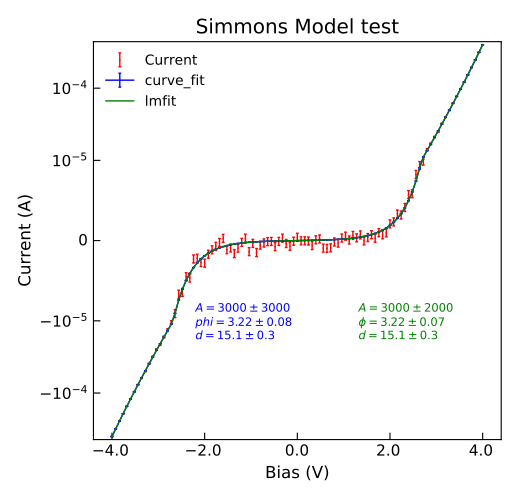

Reproduce this figure in Python.
"""Example of nDimArrhenius Fit."""
# pylint: disable=invalid-name
from numpy import linspace, ones_like
from numpy.random import normal

from Stoner import Data
from Stoner.analysis.fitting.models.tunnelling import simmons, Simmons
# Make some data
V = linspace(-4, 4, 101)
I = simmons(V, 2500, 3.2, 15.0) + normal(size=len(V), scale=5e-7)
dI = ones_like(V) * 500e-9

p0 = p0 = [2500, 3, 10.0]

d = Data(V, I, dI, setas="xye", column_headers=["Bias", "Current", "Noise"])

d.curve_fit(simmons, p0=p0, result=True, header="curve_fit", maxfev=2000)
d.setas = "xyey"
d.plot(fmt=["r,", "b-"], capsize=1)
d.annotate_fit(
    simmons,
    x=0.25,
    y=0.25,
    prefix="simmons",
    fontdict={"size": "x-small", "color": "blue"},
)

d.setas = "xye"
fit = Simmons()
d.lmfit(Simmons, p0=p0, result=True, header="lmfit", maxfev=2000)
d.setas = "x...y"
d.plot(fmt="g-", label="lmfit")
d.annotate_fit(
    fit,
    x=0.65,
    y=0.25,
    prefix="Simmons",
    fontdict={"size": "x-small", "color": "green"},
)

d.ylabel = "Current (A)"
d.xlabel = "Bias (V)"
d.title = "Simmons Model test"
d.yscale("symlog", linthreshy=1e-5)
d.tight_layout()
